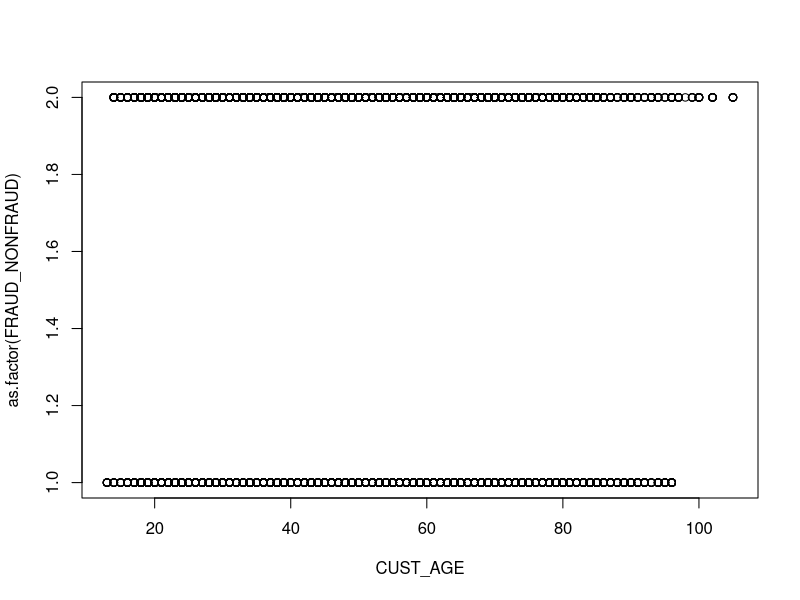
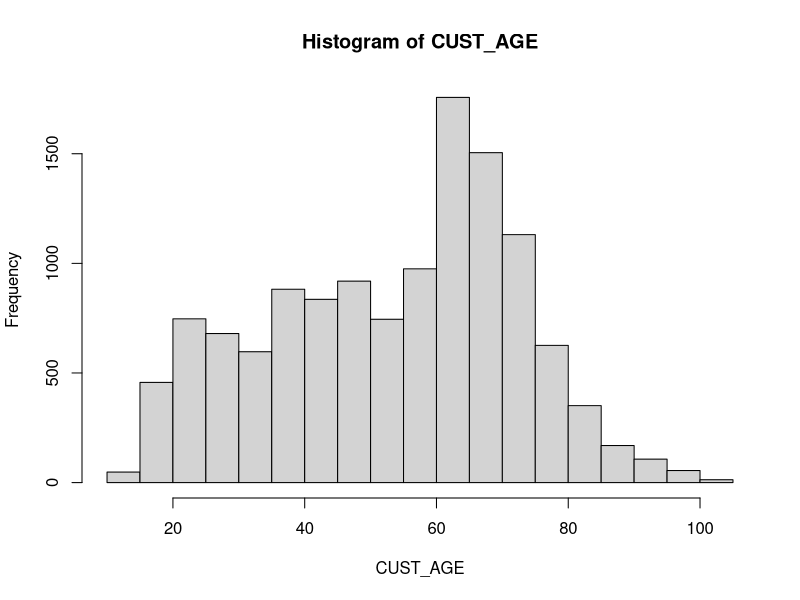
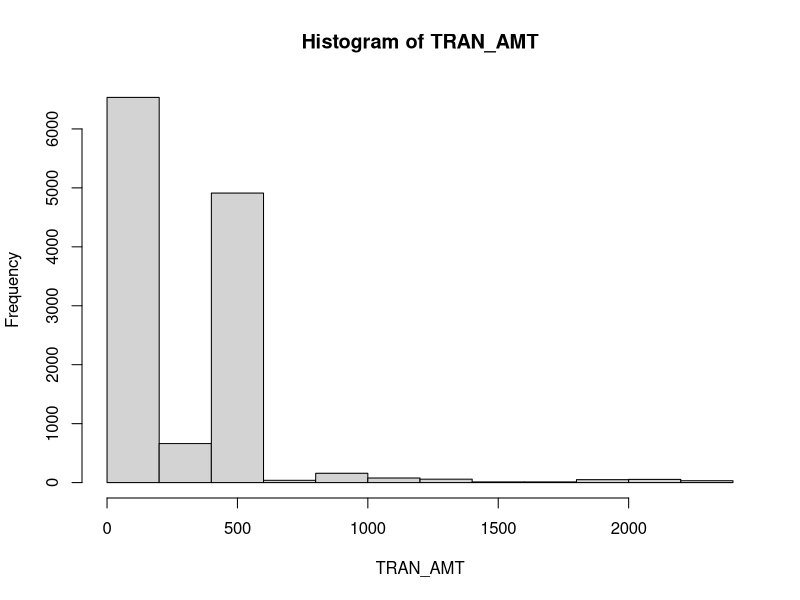
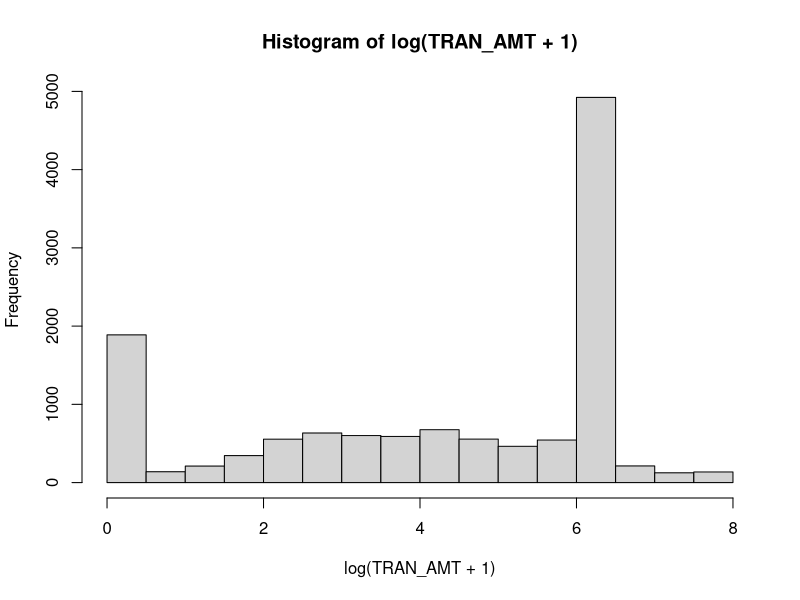
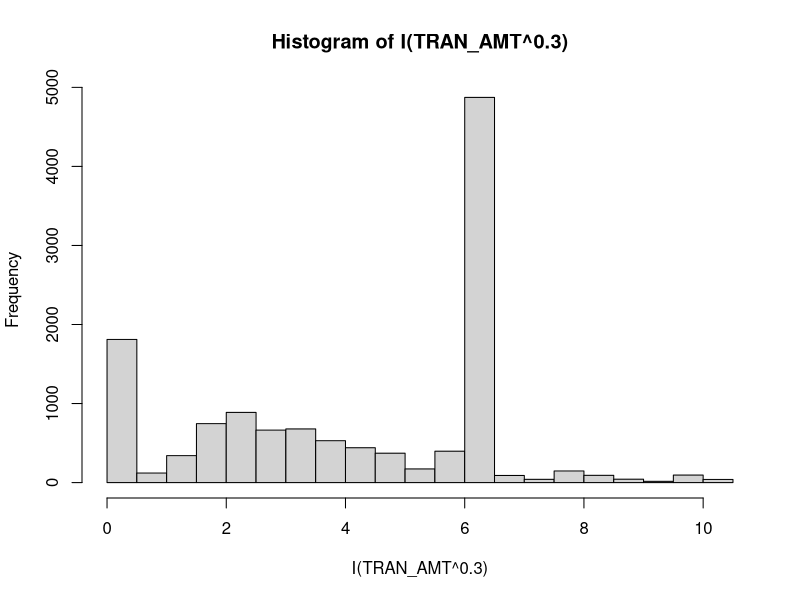
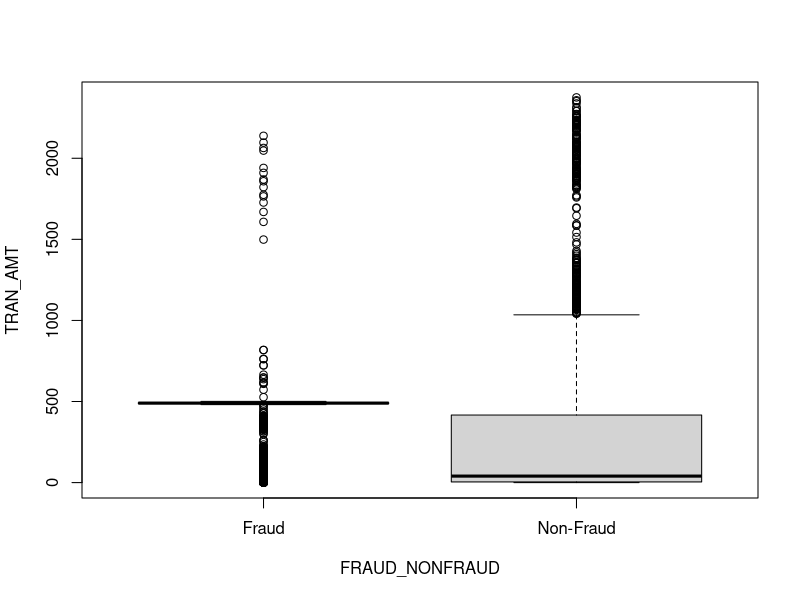
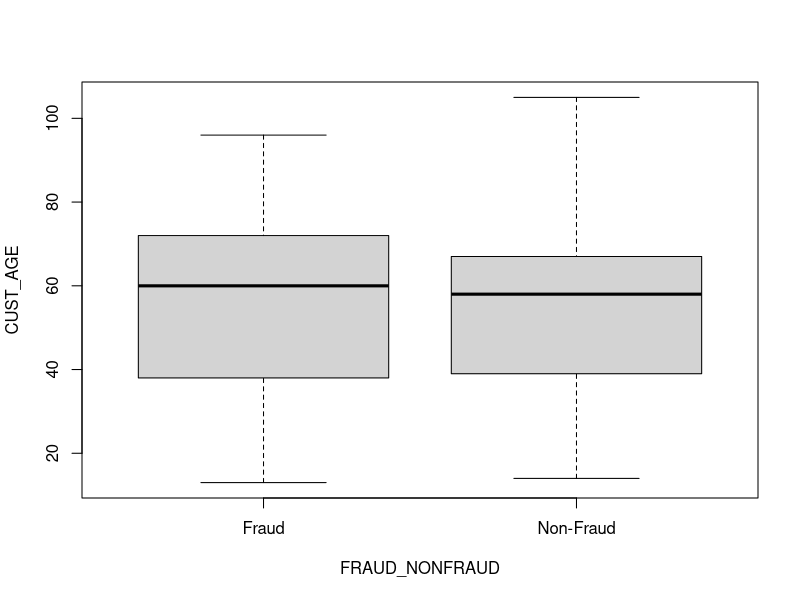
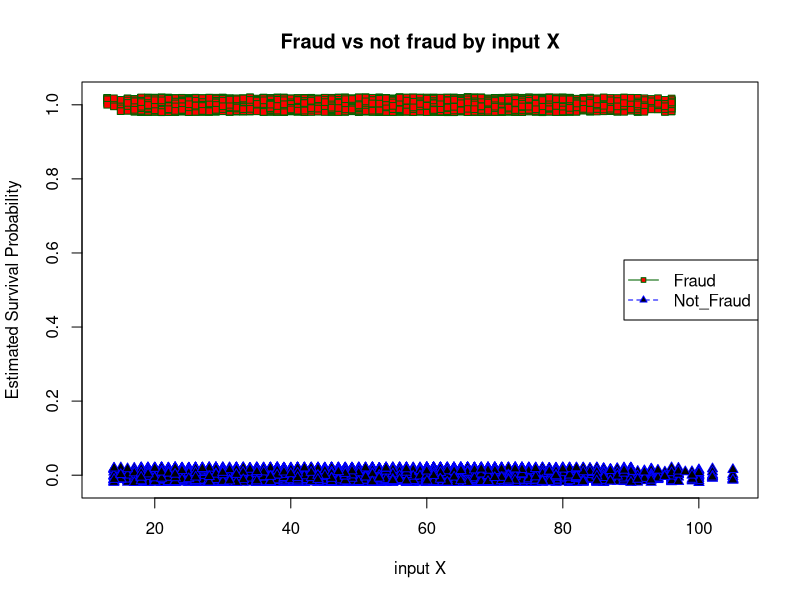

Write the R code that produced these figures, in order.
setwd("~/R_scripts/Logistic Regression")

# install.packages('caret')
library(pROC)
library('caret')
??caret

train = read.csv("training.csv", header = TRUE)
test = read.csv("testing.csv", header = TRUE)

data = data.frame(append(train,test))

typeof(train)
head(train)
head(test)
attach(train)

# this creates a cool report to look over the data set
# install.packages('DataExplorer')
# library(DataExplorer)
# DataExplorer::create_report(data)

# create the model with training data
Glm.Age <- glm(as.factor(FRAUD_NONFRAUD) ~ CUST_AGE, data = train, family = binomial )
summary(Glm.Age)

head(Glm.Age$fitted.values)

# probabilities using the test data
Glm.Age.probs = predict(Glm.Age, newdata =  test , type = "response") 
head(Glm.Age.probs)
summary(Glm.Age.probs)

# the min prob using age is .63 so I need to bump it higher to have better results

# check out the model using .7 as the classifier
Glm.Age.pred = ifelse(Glm.Age.probs >.72 ,"Non-Fraud","Fraud")

#Confusion matrix
# t = table(Glm.Age.pred, test$FRAUD_NONFRAUD)
# print(t)

confusionMatrix(data = as.factor(Glm.Age.pred),reference = as.factor(test$FRAUD_NONFRAUD))

# this doesnt help much
plot(CUST_AGE,as.factor(FRAUD_NONFRAUD))

# slight 
hist(CUST_AGE)
summary(CUST_AGE)

hist(TRAN_AMT)
hist(log(TRAN_AMT+1))
hist(I(TRAN_AMT^.3))

boxplot(TRAN_AMT~FRAUD_NONFRAUD)
boxplot(CUST_AGE~FRAUD_NONFRAUD)

graph_function = function(x){
  
  myPointCode <- ifelse(FRAUD_NONFRAUD=="Fraud",22,24)
  myPointColor <- ifelse(FRAUD_NONFRAUD=="Fraud","red","black")
  myLineColor <- ifelse(FRAUD_NONFRAUD=="Fraud","dark green","blue")
  survivalIndicator <- ifelse(FRAUD_NONFRAUD=="Fraud",1,0)
  jFactor <- 0.1
  plot(jitter(survivalIndicator,jFactor) ~ jitter(x, jFactor),
       ylab="Estimated Survival Probability", xlab="input X",
       main=c("Fraud vs not fraud by input X"),   
       pch=myPointCode, bg=myPointColor, col=myLineColor, cex=1, lwd=1)
  
  legend("right",legend=c("Fraud","Not_Fraud"), pch=c(22,24),
         pt.bg = c("red","black"), pt.cex=c(.7,.7), lty=c(1,2), lwd=c(1,1),
         col=c("dark green","blue"), )
}

graph_function(CUST_AGE)

################## model customer age and transaction amount ###################
Glm.Age.Amt <- glm(as.factor(FRAUD_NONFRAUD) ~ CUST_AGE + TRAN_AMT, data = train, family = binomial )
summary(Glm.Age.Amt)

Glm.Age.Amt.probs = predict(Glm.Age.Amt, newdata = test, type = 'response')
# look what a good cutoff could be based off of the summary
summary(Glm.Age.Amt.probs)
# .5 is not very good
#Glm.Age.Amt.pred = ifelse(Glm.Age.Amt.probs>.5, "Non-Fraud","Fraud")

#.65 is pretty good spec 74, sens 84, acc 79
#Glm.Age.Amt.pred = ifelse

# manually found that .81-.83 gave best results
Glm.Age.Amt.pred = ifelse(Glm.Age.Amt.probs>.80, "Non-Fraud","Fraud")
confusionMatrix(as.factor(Glm.Age.Amt.pred),as.factor(test$FRAUD_NONFRAUD))




# ROC curve shows that .822 for AUC for this model
test_roc = roc(as.factor(test$FRAUD_NONFRAUD) ~ Glm.Age.Amt.probs, plot = TRUE, print.auc = TRUE)
coords(test_roc, x="best", input="threshold", best.method="youden")

# best via the youden method is .5870495
Glm.Age.Amt.pred = ifelse(Glm.Age.Amt.probs>.5870495, "Non-Fraud","Fraud")
confusionMatrix(as.factor(Glm.Age.Amt.pred),as.factor(test$FRAUD_NONFRAUD))

################# model with log transaction amount ##########################
Glm.LogAmt <- glm(as.factor(FRAUD_NONFRAUD) ~ log(TRAN_AMT), data = train, family = binomial )
summary(Glm.LogAmt)

Glm.LogAmt.probs = predict(Glm.LogAmt, newdata = test, type = 'response')
summary(Glm.LogAmt.probs)
Glm.LogAmt.pred = ifelse(Glm.LogAmt.probs>.5, "Non-Fraud","Fraud")
confusionMatrix(as.factor(Glm.LogAmt.pred),as.factor(test$FRAUD_NONFRAUD))
test_roc_LogAmt = roc(as.factor(test$FRAUD_NONFRAUD) ~ Glm.LogAmt.probs, plot = TRUE, print.auc = TRUE)

Glm.LogAmt.pred = ifelse(Glm.LogAmt.probs>.5106315, "Non-Fraud","Fraud")
confusionMatrix(as.factor(Glm.LogAmt.pred),as.factor(test$FRAUD_NONFRAUD))

# best via the youden method is .5106315
coords(test_roc_LogAmt, x="best", input="threshold", best.method="youden")

################ model with log transaction amount and age #################

Glm.Age.LogAmt <- glm(as.factor(FRAUD_NONFRAUD) ~ log(TRAN_AMT) + CUST_AGE, data = train, family = binomial )
summary(Glm.Age.LogAmt)

Glm.Age.LogAmt.probs = predict(Glm.Age.LogAmt, newdata = test, type = 'response')
summary(Glm.Age.LogAmt.probs)
Glm.Age.LogAmt.pred = ifelse(Glm.Age.LogAmt.probs>.5, "Non-Fraud","Fraud")
confusionMatrix(as.factor(Glm.Age.LogAmt.pred),as.factor(test$FRAUD_NONFRAUD))
test_roc_Age_LogAmt = roc(as.factor(test$FRAUD_NONFRAUD) ~ Glm.Age.LogAmt.probs, plot = TRUE, print.auc = TRUE)

# best via the youden method is .5626843
coords(test_roc_Age_LogAmt, x="best", input="threshold", best.method="youden")

Glm.Age.LogAmt.pred = ifelse(Glm.Age.LogAmt.probs>.5626843, "Non-Fraud","Fraud")
confusionMatrix(as.factor(Glm.Age.LogAmt.pred),as.factor(test$FRAUD_NONFRAUD))

############### model with age amt and interaction between age and amount
Glm.interact <- glm(as.factor(FRAUD_NONFRAUD) ~ TRAN_AMT + CUST_AGE + TRAN_AMT:CUST_AGE, data = train, family = binomial )
summary(Glm.interact)

# the interaction was not significant so it was not included

################ comparing models with drop in deviance test

# Anova(reduced model, full) model
# p < 0.05 => choose full model
# p > 0.05 => choose reduced model

# p = 0 so the full model age and amt is better than just age
anova(Glm.Age, Glm.Age.Amt)
chi1 = (1 - pchisq(1483.6,1))
chi1


# p = 0 so the full model age and log amt is better than just age
anova(Glm.Age, Glm.Age.LogAmt)
chi4 = (1 - pchisq(3101.4,1))
chi4

# p = 2.459e-6 so the full model age and log amt is better than just log amt
anova(Glm.LogAmt, Glm.Age.LogAmt)
chi2 = (1 - pchisq(22.198,1))
chi2

# p = 1 so the reduced model log amt is better than age and amt
anova(Glm.LogAmt, Glm.Age.Amt)
chi3 = (1- pchisq(-1595.7,1))
chi3


# this means the larger model is better

# so now compare the transformed and non transformed models against each other
# using the confusion matrices and AUC
